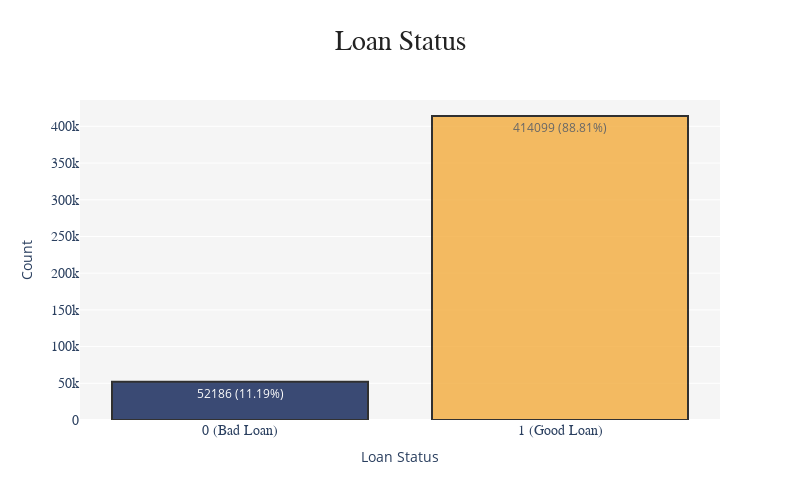

The cell this chart's notebook holds for it:
### Code cell
import plotly.graph_objects as go

# Menghitung jumlah setiap kategori
df_type = df.groupby('loan_status')['id'].count().reset_index()
df_type = df_type.rename(columns={"id": "count_showids"})

# Menghitung total dan persentase
total = df_type['count_showids'].sum()
df_type['percentage'] = (df_type['count_showids'] / total * 100).round(2)

# Membuat teks yang berisi jumlah dan persentase
text_labels = [f"{count} ({perc}%)" for count, perc in zip(df_type['count_showids'], df_type['percentage'])]

layout = go.Layout(title='Loan Status')

fig = go.Figure(layout=layout)
fig.add_trace(
    go.Bar(
        x=['0 (Bad Loan)', '1 (Good Loan)'],
        y=df_type['count_showids'],
        marker=dict(color=["#0c2054", "#f3ac3d"], line=dict(width=2, color='black')),
        text=text_labels,  # Menampilkan jumlah dan persentase
        textposition='auto',
        opacity=0.8
    ))

fig.update_layout(
    title='Loan Status',
    title_font_family="Verdana",
    title_font_color="#222222",
    title_font_size=28,
    title_x=0.5,
    width=800,
    height=500,
    plot_bgcolor="whitesmoke",
    xaxis=dict(title="Loan Status", tickfont=dict(size=14, family="Arial")),
    yaxis=dict(title="Count", tickfont=dict(size=14, family="Arial")),
    legend=dict(
        x=0.8,
        y=1,
        title_font_family="Courier New",
        font=dict(size=12, color="black"),
        bgcolor="LightGray",
        bordercolor="Black",
        borderwidth=1
    ),
    legend_title_text='Legend'
)

plotly.offline.iplot(fig)

### Figure 1 — Plotly figure (JSON) as saved in the notebook; plotly's stock layout.template omitted (floating-point values rounded to 4 significant figures)
{"data": [{"marker": {"color": ["#0c2054", "#f3ac3d"], "line": {"color": "black", "width": 2}}, "opacity": 0.8, "text": ["52186 (11.19%)", "414099 (88.81%)"], "textposition": "auto", "type": "bar", "x": ["0 (Bad Loan)", "1 (Good Loan)"], "y": [52186, 414099]}], "layout": {"height": 500, "legend": {"bgcolor": "LightGray", "bordercolor": "Black", "borderwidth": 1, "font": {"color": "black", "size": 12}, "title": {"font": {"family": "Courier New"}, "text": "Legend"}, "x": 0.8, "y": 1}, "plot_bgcolor": "whitesmoke", "title": {"font": {"color": "#222222", "family": "Verdana", "size": 28}, "text": "Loan Status", "x": 0.5}, "width": 800, "xaxis": {"tickfont": {"family": "Arial", "size": 14}, "title": {"text": "Loan Status"}}, "yaxis": {"tickfont": {"family": "Arial", "size": 14}, "title": {"text": "Count"}}}}
